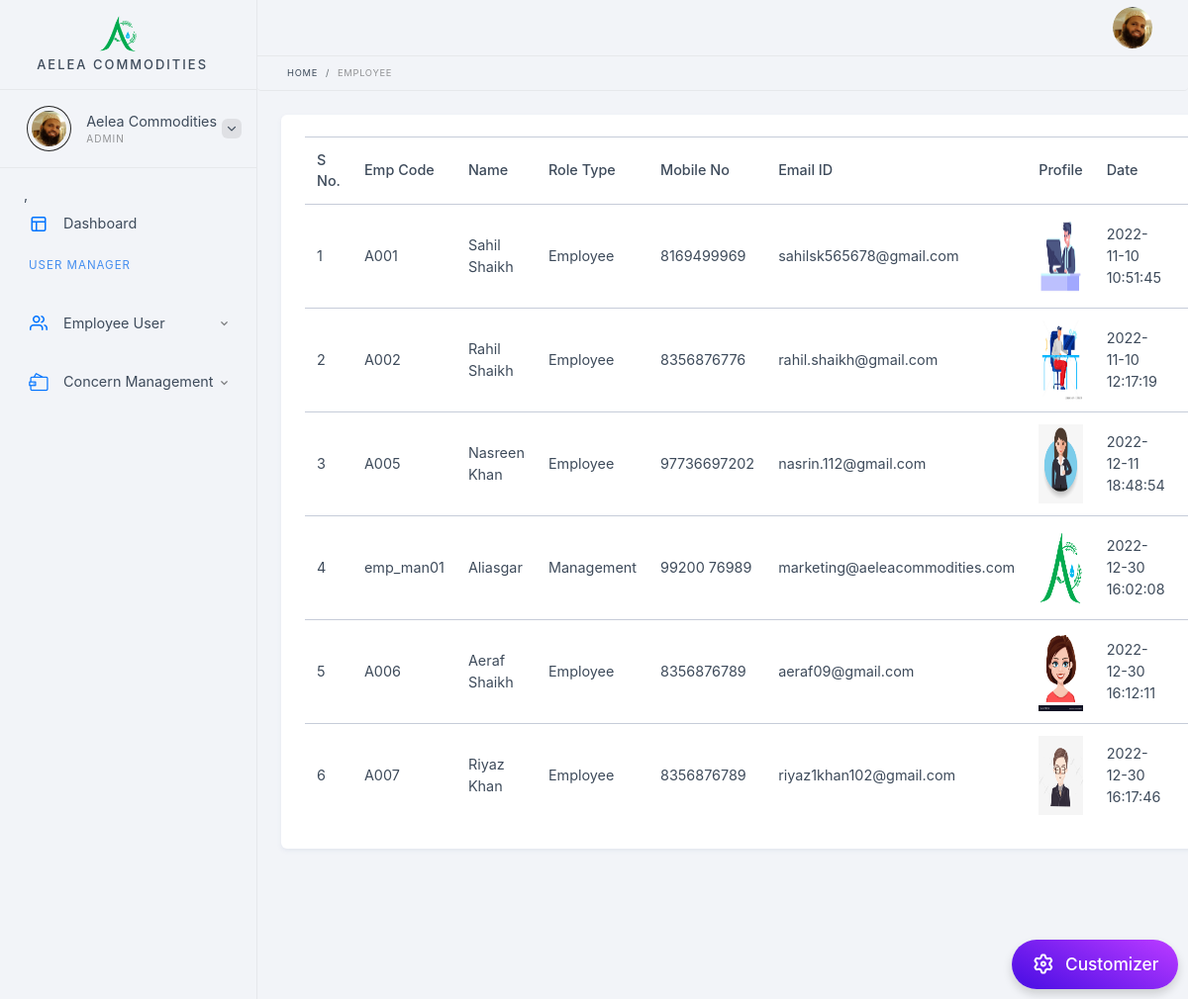
The page /employee_active.php (signed in) on the database its author committed.
### tables this page shows
CREATE TABLE `emp_login` (
  `id` int(11) NOT NULL,
  `emp_code` varchar(255) NOT NULL,
  `emp_name` varchar(255) NOT NULL,
  `user_id` varchar(255) NOT NULL,
  `pswd` varchar(255) NOT NULL,
  `status` int(11) NOT NULL,
  `created` datetime NOT NULL,
  `user_role` varchar(255) NOT NULL,
  `emp_pro` varchar(255) NOT NULL,
  `email_id` varchar(255) NOT NULL,
  `emp_mob` varchar(255) NOT NULL
);

### employee_active.php (the view, shortened to what this page needs)
<?php
include './includes/admin_header.php';
include './includes/data_base_save_update.php';
?>
<ul class="breadcrumb">
    <li class="breadcrumb-item"><a href="Dashboard.php">Home</a></li>
    <li class="breadcrumb-item"><span>Employee</span></li>
</ul>
<div class="content-i">
    <div class="content-box">
        <div class="element-wrapper">
              <div class="element-box">
<table class="dataTable table table-responsive">
                    <tr>
                        <th>S No.</th>
                        <th>Emp Code</th>
                        <th>Name</th>
                        <th>Role Type</th>
                         <th>Mobile No</th>
                          <th>Email ID</th>
                             <th>Profile</th>
                              <th>Date</th>
                              <th>Status</th>
                    </tr>
                                                               <?php
                 $qry = mysqli_query($connection, "SELECT * FROM emp_login where status='1' and  `user_role` IN ('employee', 'management')") or die("select query fail" . mysqli_error());
$count = 0;
while ($row = mysqli_fetch_assoc($qry)) {
    $count = $count + 1;
            $emp_code = $row['emp_code'];
            $emp_name = $row['emp_name'];
            $created = $row['created'];
            $user_role = ucfirst($row['user_role']);
            $emp_pro = $row['emp_pro'];
            $email_id = $row['email_id'];
            $emp_mob = $row['emp_mob'];
                                                                             $status = '';
    $btnClass = '';
    if ($row['status'] == '1') {
        $btnClass = "btn  btn-success btn-sm";
        $status = "Active";
    } else {
        $status = "Deactive";
        $btnClass = "btn btn-danger btn-sm";
    }
    ?>
                    <tr>
  <td><?php echo $count;?></td>
  <td><?php echo $emp_code;?></td>
  <td><?php echo $emp_name;?></td>
  <td><?php echo $user_role;?></td>
  <td><?php echo $emp_mob;?></td>
  <td><?php echo $email_id;?></td>
    <td> <img src="user_profile/<?php echo $emp_pro;?>" height="80px" width="80px"></td>
      <td><?php echo $created;?></td>
      <td><a href="employee_active.php?id=<?php echo $row['id']; ?>&Status=<?php echo $row['status']; ?>" class="<?php echo $btnClass; ?> " ><?php echo $status; ?></a></td>
                    </tr>
<?php }?>
                </table>
   </div>
        </div>
    </div>
</div>
</div>
<?php include './includes/Plugin.php'; ?>
<?php include './includes/admin_footer.php'; ?>

### rows shown on the page
emp_login: emp_code "A001", emp_name "Sahil Shaikh", user_role "Employee", emp_mob "8169499969", email "sahilsk565678@gmail.com", emp_pro (picture), created "2022-11-10 10:51:45"
emp_login: emp_code "A002", emp_name "Rahil Shaikh", user_role "Employee", emp_mob "8356876776", email "rahil.shaikh@gmail.com", emp_pro (picture), created "2022-11-10 12:17:19"
emp_login: emp_code "A005", emp_name "Nasreen Khan", user_role "Employee", emp_mob "97736697202", email "nasrin.112@gmail.com", emp_pro (picture), created "2022-12-11 18:48:54"
emp_login: emp_code "emp_man01", emp_name "Aliasgar", user_role "Management", emp_mob "99200 76989", email "marketing@aeleacommodities.com", emp_pro (picture), created "2022-12-30 16:02:08"
emp_login: emp_code "A006", emp_name "Aeraf Shaikh", user_role "Employee", emp_mob "8356876789", email "aeraf09@gmail.com", emp_pro (picture), created "2022-12-30 16:12:11"
emp_login: emp_code "A007", emp_name "Riyaz Khan", user_role "Employee", emp_mob "8356876789", email "riyaz1khan102@gmail.com", emp_pro (picture), created "2022-12-30 16:17:46"

### other values the page prints
$_SESSION['emp_name'] "Aelea Commodities"
$_SESSION['User_type'] "ADMIN"
